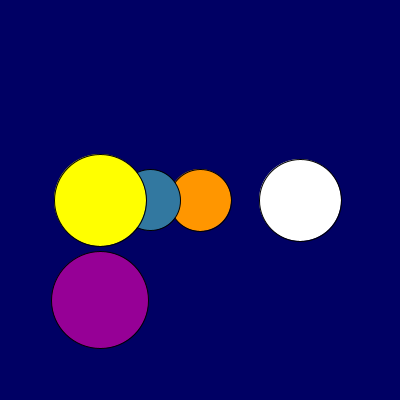
Frame 1 (no input)
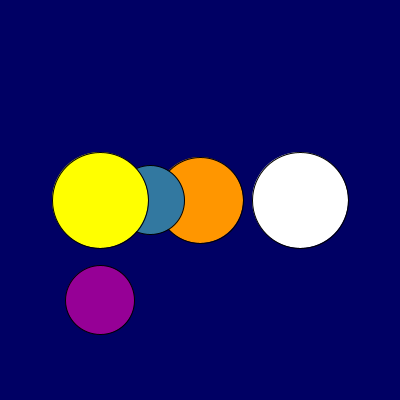
Frame 60 (the mouse pressed at the canvas centre just before this capture)
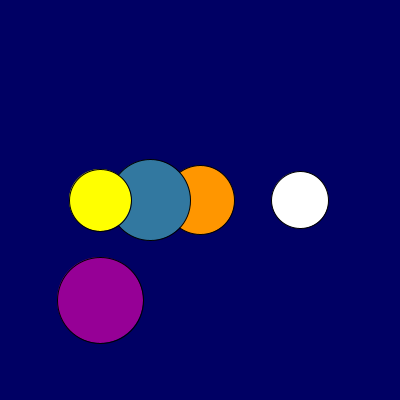
Frame 120 (the mouse held since frame 60 and released just before this capture)

The Processing sketch that drew these frames (run headless with seeded random() and noise(); from frame 60 on, the mouse is pressed at the canvas centre):

// Processing sketch: processing_48952
// ── processing_48952.pde


void setup() { 
  size(400,400); 
  smooth(); 
  
  
}

void draw() { 
  
  background(0,0,100); 
  
  drawCircle(300, 200, getRandomNumber(), color(255)); 
  drawCircle(200, 200, getRandomNumber(), color(255, 150,0)); 
  drawCircle(100, 300, getRandomNumber(), color(150, 0,150)); 
  drawCircle(150, 200, getRandomNumber(), color(50, 120, 160)); 
  drawCircle(100, 200, getRandomNumber(), color(255,255,0)); 
  
}


// returnType functionName (type name, type name)

float sum(float a, float b, float c) { 
  float total = a+b+c;
 
  return total;   
  
}


int getRandomNumber() {
  
  float randomNum = random(50,100); 
  return (int) randomNum; 
  
}


void drawCircle(int x, int y, int circleSize, color c) { 

  fill(c); 
  ellipse(x, y, circleSize, circleSize); 
  
}
